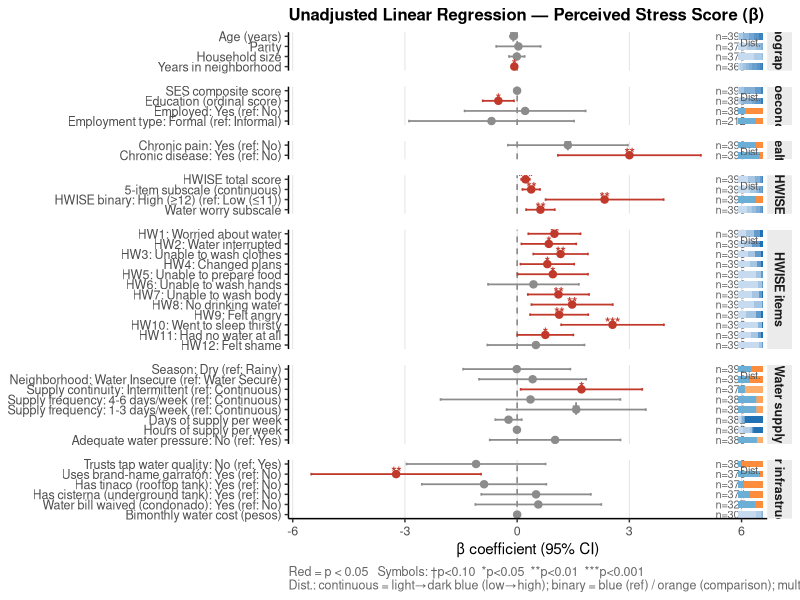
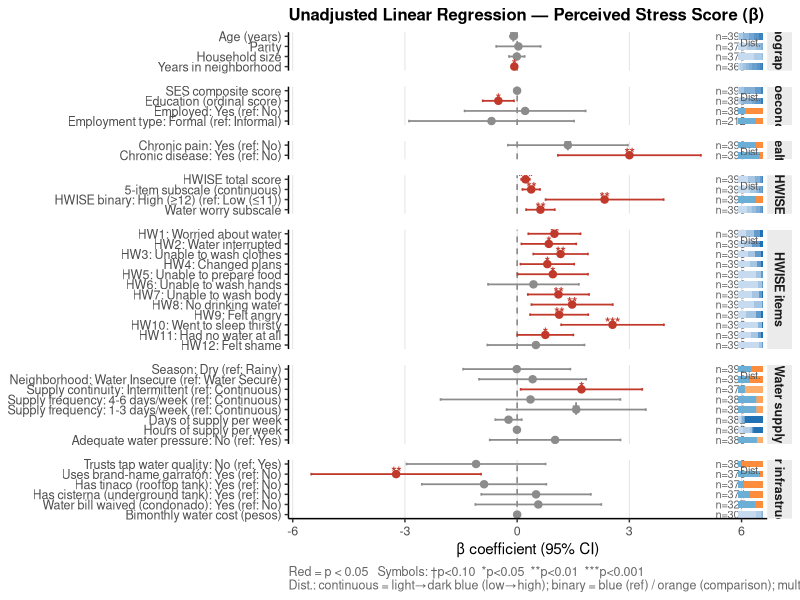

The R source for these figures, in order:
## ---- chunk 1
knitr::opts_chunk$set(echo = TRUE, message = FALSE, warning = FALSE)
library(dplyr)
library(tidyr)
library(stringr)
library(purrr)
library(broom)
library(ggplot2)

MISSING_CODES   <- c(999, 888, 777, 666, 555, 444, 333)
SENTINEL_STRINGS <- as.character(MISSING_CODES)

clean_for_table <- function(x) {
  x_num <- suppressWarnings(as.numeric(as.character(x)))
  ifelse(x_num %in% MISSING_CODES | is.na(x_num), NA, x_num)
}
is_sentinel_str <- function(x) str_trim(as.character(x)) %in% SENTINEL_STRINGS

sig_sym <- function(p) {
  case_when(p < 0.001 ~ "***", p < 0.01 ~ "**", p < 0.05 ~ "*",
            p < 0.1 ~ "\u2020", TRUE ~ "")
}

group_map <- c(
  Age = "Demographics", Parity = "Demographics",
  HH_size = "Demographics", Yrs_in_nbhd = "Demographics",
  SES_Score = "Socioeconomic", Edu_Score = "Socioeconomic",
  Employed = "Socioeconomic", Employment_type = "Socioeconomic",
  Chronic_pain = "Health", Chronic_dis = "Health",
  HWISE_Total = "HWISE", Water_5sub = "HWISE",
  HWISE_Hi = "HWISE", Water_worry = "HWISE",
  HW_Worry = "HWISE items", HW_Interr = "HWISE items",
  HW_Clothes = "HWISE items", HW_Plans = "HWISE items",
  HW_Food = "HWISE items", HW_Hands = "HWISE items",
  HW_Body = "HWISE items", HW_Drink = "HWISE items",
  HW_Angry = "HWISE items", HW_Sleep = "HWISE items",
  HW_None = "HWISE items", HW_Shame = "HWISE items",
  Season = "Water supply",
  W_WS_LOC_F = "Water supply", W_Continuity = "Water supply",
  W_Frequency = "Water supply", W_Days_week = "Water supply",
  W_Hrs_week = "Water supply", W_Pressure = "Water supply",
  W_Trust = "Water infrastructure", W_Garrafon_brand = "Water infrastructure",
  W_Has_tinaco = "Water infrastructure", W_Has_cisterna = "Water infrastructure",
  W_Bill_waived = "Water infrastructure", W_Cost_2mnths = "Water infrastructure"
)

group_order <- c("Demographics", "Socioeconomic", "Health",
                 "HWISE", "HWISE items", "Water supply", "Water infrastructure")

predictor_order <- c(
  Age = 1, Parity = 2, HH_size = 3, Yrs_in_nbhd = 4,
  SES_Score = 1, Edu_Score = 2, Employed = 3, Employment_type = 4,
  Chronic_pain = 1, Chronic_dis = 2,
  HWISE_Total = 1, Water_5sub = 2, HWISE_Hi = 3, Water_worry = 5,
  HW_Worry = 1, HW_Interr = 2, HW_Clothes = 3, HW_Plans = 4,
  HW_Food = 5, HW_Hands = 6, HW_Body = 7, HW_Drink = 8,
  HW_Angry = 9, HW_Sleep = 10, HW_None = 11, HW_Shame = 12,
  Season = 1, W_WS_LOC_F = 2, W_Continuity = 3, W_Frequency = 4,
  W_Days_week = 5, W_Hrs_week = 6, W_Pressure = 7,
  W_Trust = 1, W_Garrafon_brand = 2, W_Has_tinaco = 3, W_Has_cisterna = 4,
  W_Bill_waived = 5, W_Cost_2mnths = 6
)

pred_labels <- c(
  Age             = "Age (years)",
  Parity          = "Parity",
  HH_size         = "Household size",
  Yrs_in_nbhd    = "Years in neighborhood",
  Season          = "Season",
  SES_Score       = "SES composite score",
  Edu_Score       = "Education (ordinal score)",
  Employed        = "Employed",
  Employment_type = "Employment type",
  Chronic_pain    = "Chronic pain",
  Chronic_dis     = "Chronic disease",
  HWISE_Total     = "HWISE total score",
  Water_5sub      = "5-item subscale (continuous)",
  HWISE_Hi        = "HWISE binary",
  Water_worry     = "Water worry subscale",
  HW_Worry        = "HW1: Worried about water",
  HW_Interr       = "HW2: Water interrupted",
  HW_Clothes      = "HW3: Unable to wash clothes",
  HW_Plans        = "HW4: Changed plans",
  HW_Food         = "HW5: Unable to prepare food",
  HW_Hands        = "HW6: Unable to wash hands",
  HW_Body         = "HW7: Unable to wash body",
  HW_Drink        = "HW8: No drinking water",
  HW_Angry        = "HW9: Felt angry",
  HW_Sleep        = "HW10: Went to sleep thirsty",
  HW_None         = "HW11: Had no water at all",
  HW_Shame        = "HW12: Felt shame",
  W_WS_LOC_F       = "Neighborhood",
  W_Continuity     = "Supply continuity",
  W_Frequency      = "Supply frequency",
  W_Days_week      = "Days of supply per week",
  W_Hrs_week       = "Hours of supply per week",
  W_Pressure       = "Adequate water pressure",
  W_Trust          = "Trusts tap water quality",
  W_Garrafon_brand = "Uses brand-name garrafón",
  W_Has_tinaco     = "Has tinaco (rooftop tank)",
  W_Has_cisterna   = "Has cisterna (underground tank)",
  W_Bill_waived    = "Water bill waived (condonado)",
  W_Cost_2mnths    = "Bimonthly water cost (pesos)"
)

make_display_label <- function(predictor, term, label) {
  if (predictor == term) return(label)
  level <- gsub(predictor, "", term, fixed = TRUE)
  ref   <- ref_levels[predictor]
  if (!is.na(ref)) paste0(label, ": ", level, " (ref: ", ref, ")")
  else paste0(label, ": ", level)
}

prep_uv_dat <- function(outcome, v, data) {
  dat <- data[, c(outcome, v)]
  for (drop_lvl in c("Variable", "Other")) {
    if (v %in% c("W_Pressure", "W_Frequency", "W_Continuity") &&
        drop_lvl %in% levels(dat[[v]])) {
      dat <- dat[is.na(dat[[v]]) | dat[[v]] != drop_lvl, ]
      dat[[v]] <- droplevels(dat[[v]])
    }
  }
  dat[complete.cases(dat), ]
}

run_lm_uv <- function(outcome, predictors, data, labels) {
  map_dfr(predictors, function(v) {
    dat <- prep_uv_dat(outcome, v, data)
    fit <- tryCatch(lm(as.formula(paste(outcome, "~ .")), data = dat),
                   error = function(e) NULL)
    if (is.null(fit)) return(NULL)
    tidy(fit, conf.int = TRUE) %>%
      filter(term != "(Intercept)") %>%
      mutate(predictor = v, label = labels[v], AIC = AIC(fit), n = nrow(dat))
  })
}

pub_theme <- theme_classic(base_size = 11) +
  theme(
    plot.title         = element_text(face = "bold", size = 12),
    axis.text.y        = element_text(size = 9),
    axis.text.x        = element_text(size = 9),
    legend.position    = "none",
    strip.text         = element_text(face = "bold", size = 9),
    strip.background   = element_rect(fill = "grey92", colour = NA),
    panel.grid.major.x = element_line(colour = "grey88", linewidth = 0.3),
    plot.caption       = element_text(size = 9, colour = "grey40", hjust = 0)
  )
## ---- chunk 2
df <- read.csv("./data/03.Merged_Q1-6_Q16_Q19_Q26_Q28.csv",
               stringsAsFactors = FALSE, na.strings = c(""))

edu_levels <- c(
  "No formal education", "Incomplete primary (1–5 yrs)", "Complete primary",
  "Incomplete secondary (7–8 yrs)", "Complete secondary",
  "Incomplete high school (10–11 yrs)", "Complete high school",
  "Incomplete university (13–15 yrs)", "Complete university", "Postgraduate"
)

df_table <- df %>%
  mutate(
    Age         = clean_for_table(D_AGE),
    Yrs_in_nbhd = clean_for_table(D_LOC_TIME_CLEAN),
    HH_size     = clean_for_table(D_HH_SIZE),
    Parity      = clean_for_table(D_CHLD_CLEAN),
    Season      = factor(SEASON, levels = c(0, 1), labels = c("Rainy", "Dry")),
    Education   = factor(
      dplyr::recode(as.character(SES_EDU_CAT_CLEAN),
        "Incomplete primary"     = "Incomplete primary (1–5 yrs)",
        "Incomplete secondary"   = "Incomplete secondary (7–8 yrs)",
        "Incomplete high school" = "Incomplete high school (10–11 yrs)",
        "Incomplete university"  = "Incomplete university (13–15 yrs)"
      ),
      levels = edu_levels, ordered = TRUE
    ),
    SES_Score       = clean_for_table(SES_SC_Total),
    Edu_Score       = as.numeric(Education),
    Employed        = factor(clean_for_table(D_EMP_CLEAN),
                             levels = c(0, 1), labels = c("No", "Yes")),
    Employment_type = factor(clean_for_table(D_EMP_FORM_CLEAN),
                             levels = c(0, 1), labels = c("Informal", "Formal")),
    Chronic_pain    = factor(clean_for_table(HLTH_CPAIN_CAT),
                             levels = c(0, 1), labels = c("No", "Yes")),
    Chronic_dis     = factor(clean_for_table(HLTH_CDIS_CAT),
                             levels = c(0, 1), labels = c("No", "Yes")),
    HWISE_Total  = clean_for_table(HW_TOTAL),
    Water_worry  = clean_for_table(as.numeric(HW_WORRY_SUB)),
    Water_5sub   = clean_for_table(HW_MEX_5SUB),
    HWISE_Hi     = factor(
      case_when(
        is.na(clean_for_table(HW_TOTAL)) ~ NA_character_,
        clean_for_table(HW_TOTAL) <= 11  ~ "Low (\u226411)",
        TRUE                             ~ "High (\u226512)"
      ),
      levels = c("Low (\u226411)", "High (\u226512)")
    ),
    HW_Worry   = clean_for_table(HW_WORRY),
    HW_Interr  = clean_for_table(HW_INTERR),
    HW_Clothes = clean_for_table(HW_CLOTHES),
    HW_Plans   = clean_for_table(HW_PLANS),
    HW_Food    = clean_for_table(HW_FOOD),
    HW_Hands   = clean_for_table(HW_HANDS),
    HW_Body    = clean_for_table(HW_BODY),
    HW_Drink   = clean_for_table(HW_DRINK),
    HW_Angry   = clean_for_table(HW_ANGRY),
    HW_Sleep   = clean_for_table(HW_SLEEP),
    HW_None    = clean_for_table(HW_NONE),
    HW_Shame   = clean_for_table(HW_SHAME),
    PSS_Total  = clean_for_table(PSS_TOTAL)
  )

df_water <- df %>%
  mutate(
    W_Continuity = case_when(
      is_sentinel_str(MX3_CONT_INT) ~ NA_character_,
      str_detect(tolower(MX3_CONT_INT), "^contin") ~ "Continuous",
      str_detect(tolower(MX3_CONT_INT), "^intermi|cortan|deja") ~ "Intermittent",
      str_detect(tolower(MX3_CONT_INT), "disminu") ~ "Reduced pressure/flow",
      MX3_CONT_INT %in% c("", "N/A") | is.na(MX3_CONT_INT) ~ NA_character_,
      TRUE ~ "Other"
    ),
    W_Continuity = factor(W_Continuity,
      levels = c("Continuous", "Intermittent", "Reduced pressure/flow", "Other")),
    W_Freq_raw  = coalesce(MX4_WFREQ, MX4_W_FREQ),
    W_Frequency = case_when(
      is_sentinel_str(W_Freq_raw) ~ NA_character_,
      str_detect(tolower(W_Freq_raw), "^diari|every day") ~ "Daily",
      str_detect(tolower(W_Freq_raw), "^intermi") ~ "Intermittent",
      str_detect(tolower(W_Freq_raw), "1 a 3|1-3") ~ "1-3 days/week",
      str_detect(tolower(W_Freq_raw), "4 a 6|4-6") ~ "4-6 days/week",
      str_detect(tolower(W_Freq_raw), "^contin") ~ "Continuous",
      W_Freq_raw %in% c("", "N/A") | is.na(W_Freq_raw) ~ NA_character_,
      TRUE ~ "Other"
    ),
    W_Frequency = factor(W_Frequency,
      levels = c("Continuous", "Daily", "4-6 days/week", "1-3 days/week",
                 "Intermittent", "Other")),
    W_Hrs_week = suppressWarnings(
      ifelse(is_sentinel_str(MX5_WFREQ_HRS_PER_WEEK), NA,
             as.numeric(str_extract(MX5_WFREQ_HRS_PER_WEEK, "^[0-9\\.]+")))
    ),
    W_Hrs_week  = ifelse(W_Hrs_week %in% MISSING_CODES | W_Hrs_week > 168, NA, W_Hrs_week),
    W_Days_week = suppressWarnings(
      ifelse(is_sentinel_str(MX5_WFREQ_NDAYS), NA,
             as.numeric(str_extract(MX5_WFREQ_NDAYS, "^[0-9]+")))
    ),
    W_Days_week  = ifelse(W_Days_week %in% MISSING_CODES | W_Days_week > 7, NA, W_Days_week),
    W_Pressure   = case_when(
      is_sentinel_str(MX6_WPRESS) ~ NA_character_,
      str_detect(tolower(MX6_WPRESS), "^s[ií]|^yes|^buena|^bien") ~ "Yes",
      str_detect(tolower(MX6_WPRESS), "^no|^baja|^poca") ~ "No",
      MX6_WPRESS %in% c("", "N/A") | is.na(MX6_WPRESS) ~ NA_character_,
      TRUE ~ "Variable"
    ),
    W_Pressure = factor(W_Pressure, levels = c("Yes", "No", "Variable")),
    W_WS_LOC_F = factor(W_WS_LOC, levels = c("WS", "WI"),
                        labels = c("Water Secure", "Water Insecure")),
    W_Trust = factor(
      case_when(is.na(MX8_TRUST_CAT) ~ NA_character_,
                MX8_TRUST_CAT == 0 ~ "No", MX8_TRUST_CAT == 1 ~ "Yes",
                TRUE ~ NA_character_),
      levels = c("Yes", "No")),
    W_Garrafon_brand = factor(
      case_when(is.na(MX9_GARRAFON_BRAND) ~ NA_character_,
                MX9_GARRAFON_BRAND == 1 ~ "Yes", TRUE ~ "No"),
      levels = c("No", "Yes")),
    W_Has_tinaco = factor(
      case_when(is.na(MX10_HAS_TINACO) ~ NA_character_,
                MX10_HAS_TINACO == 1 ~ "Yes", TRUE ~ "No"),
      levels = c("No", "Yes")),
    W_Has_cisterna = factor(
      case_when(is.na(MX10_HAS_CISTERNA) ~ NA_character_,
                MX10_HAS_CISTERNA == 1 ~ "Yes", TRUE ~ "No"),
      levels = c("No", "Yes")),
    W_Bill_waived = factor(
      case_when(is.na(MX11_BILL_WAIVED) ~ NA_character_,
                MX11_BILL_WAIVED == 1 ~ "Yes", TRUE ~ "No"),
      levels = c("No", "Yes")),
    W_Cost_2mnths = {
      x <- suppressWarnings(as.numeric(as.character(MX11_COST_2MNTHS)))
      ifelse(is.na(x), NA_real_, x)
    }
  )

df_reg <- df_table %>%
  mutate(
    EMO_NEG = {
      r <- suppressWarnings(as.numeric(as.character(df$MX26_EM_HHW_CAT)))
      r <- ifelse(r %in% MISSING_CODES, NA, r)
      case_when(r == 0 ~ 0L, r == 1 ~ 1L, TRUE ~ NA_integer_)
    },
    W_WS_LOC_F       = df_water$W_WS_LOC_F,
    W_Continuity     = df_water$W_Continuity,
    W_Frequency      = df_water$W_Frequency,
    W_Days_week      = df_water$W_Days_week,
    W_Hrs_week       = df_water$W_Hrs_week,
    W_Pressure       = df_water$W_Pressure,
    W_Trust          = df_water$W_Trust,
    W_Garrafon_brand = df_water$W_Garrafon_brand,
    W_Has_tinaco     = df_water$W_Has_tinaco,
    W_Has_cisterna   = df_water$W_Has_cisterna,
    W_Bill_waived    = df_water$W_Bill_waived,
    W_Cost_2mnths    = df_water$W_Cost_2mnths
  )

ref_levels <- sapply(names(df_reg), function(v) {
  x <- df_reg[[v]]
  if (is.factor(x)) levels(x)[1] else NA_character_
})
## ---- chunk 3
hwise_items <- c("HW_Worry", "HW_Interr", "HW_Clothes", "HW_Plans", "HW_Food",
                 "HW_Hands", "HW_Body", "HW_Drink", "HW_Angry", "HW_Sleep",
                 "HW_None", "HW_Shame")

pss_predictors <- c(
  "Age", "Parity", "HH_size", "Yrs_in_nbhd",
  "SES_Score", "Edu_Score", "Employed", "Employment_type",
  "Chronic_pain", "Chronic_dis",
  "HWISE_Total", "Water_5sub", "HWISE_Hi", "Water_worry",
  "Season", "W_WS_LOC_F", "W_Continuity", "W_Frequency",
  "W_Days_week", "W_Hrs_week", "W_Pressure",
  "W_Trust", "W_Garrafon_brand", "W_Has_tinaco", "W_Has_cisterna",
  "W_Bill_waived", "W_Cost_2mnths"
)
pss_predictors_fp <- append(pss_predictors, hwise_items,
                             after = which(pss_predictors == "Water_worry"))

pss_results <- run_lm_uv("PSS_Total", pss_predictors_fp, df_reg, pred_labels) %>%
  mutate(
    group         = group_map[predictor],
    group         = factor(group, levels = group_order),
    var_order     = predictor_order[predictor],
    display_label = mapply(make_display_label, predictor, term, label)
  ) %>%
  arrange(group, var_order)

plot_df_pss <- pss_results %>%
  mutate(
    label_full = factor(display_label, levels = rev(unique(display_label))),
    sig        = sig_sym(p.value),
    n_label    = paste0("n=", n)
  )
## ---- chunk 4
# ── Sparkline helper ──────────────────────────────────────────────────────────
make_spark_tiles <- function(predictor_name, label_full_val, group_val,
                              df_data, x_start, x_width, bins_cont = 7) {
  var <- df_data[[predictor_name]]

  if (is.factor(var) || is.character(var)) {
    var_f <- if (is.factor(var)) var else factor(var)
    tab   <- table(na.omit(droplevels(var_f)))
    if (length(tab) == 0) return(NULL)
    props <- as.numeric(tab) / sum(tab)
    n_lvl <- length(props)
    pal   <- if (n_lvl == 2) {
      c("#6baed6", "#fd8d3c")
    } else {
      colorRampPalette(c("#6baed6", "#fdae6b", "#fd8d3c"))(n_lvl)
    }
    cuml  <- c(0, cumsum(props))
  } else {
    vals <- na.omit(as.numeric(var))
    if (length(vals) < 5) return(NULL)
    h    <- hist(vals, breaks = bins_cont, plot = FALSE)
    props <- h$counts / sum(h$counts)
    n_lvl <- length(props)
    pal   <- colorRampPalette(c("#c6dbef", "#2171b5"))(n_lvl)
    cuml  <- c(0, cumsum(props))
  }

  tibble(
    label_full = label_full_val,
    group      = group_val,
    x_center   = x_start + (cuml[-length(cuml)] + diff(cuml) / 2) * x_width,
    seg_width  = diff(cuml) * x_width,
    fill_color = pal
  )
}

# ── Compute sparkline x positions (just right of existing n= labels) ──────────
x_max_ci      <- max(plot_df_pss$conf.high, na.rm = TRUE)
x_n_label_pos <- x_max_ci * 1.08          # mirrors existing geom_text x
x_spark_start <- x_max_ci * 1.20          # small gap after n= text
x_spark_width <- x_max_ci * 0.14          # total width of the spark bar
x_axis_end    <- x_spark_start + x_spark_width * 1.15  # axis limit

# ── Build tiles for every row ─────────────────────────────────────────────────
spark_df_pss <- pmap_dfr(
  list(
    predictor  = plot_df_pss$predictor,
    label_full = as.character(plot_df_pss$label_full),
    group      = as.character(plot_df_pss$group)
  ),
  function(predictor, label_full, group) {
    make_spark_tiles(predictor, label_full, group,
                     df_reg, x_spark_start, x_spark_width)
  }
) %>%
  mutate(
    label_full = factor(label_full, levels = levels(plot_df_pss$label_full)),
    group      = factor(group, levels = group_order)
  )
## ---- chunk 5
p_pss_spark <- ggplot(plot_df_pss,
                      aes(x = estimate, y = label_full,
                          colour = p.value < 0.05)) +
  # ── original forest layers ─────────────────────────────────────────────────
  geom_vline(xintercept = 0, linetype = "dashed",
             colour = "grey50", linewidth = 0.5) +
  geom_errorbarh(aes(xmin = conf.low, xmax = conf.high),
                 height = 0.25, linewidth = 0.6) +
  geom_point(size = 2.2) +
  geom_text(aes(label = sig), nudge_y = 0.25, size = 3.5,
            fontface = "bold", show.legend = FALSE) +
  # n= label (unchanged position)
  geom_text(aes(x = x_n_label_pos, label = n_label),
            size = 2.8, colour = "grey40", hjust = 0) +
  # ── sparkline tiles ────────────────────────────────────────────────────────
  geom_tile(
    data        = spark_df_pss,
    aes(y       = label_full,
        x       = x_center,
        fill    = fill_color,
        width   = seg_width),
    height      = 0.65,
    inherit.aes = FALSE
  ) +
  # ── "Dist." header — rendered in every facet strip via geom_text on a
  #    small helper dataset placed at a high y value (Inf clips nicely) ──────
  geom_text(
    data = tibble(
      group      = factor(group_order, levels = group_order),
      label_full = factor(NA_character_, levels = levels(plot_df_pss$label_full))
    ),
    aes(x = x_spark_start + x_spark_width / 2, y = Inf,
        label = "Dist."),
    inherit.aes = FALSE,
    vjust = 1.8, size = 2.8, colour = "grey35"
  ) +
  # ── scales & facets ────────────────────────────────────────────────────────
  facet_grid(group ~ ., scales = "free_y", space = "free_y") +
  scale_colour_manual(values = c("FALSE" = "grey55", "TRUE" = "#c0392b")) +
  scale_fill_identity() +
  scale_x_continuous(
    expand = expansion(mult = c(0.05, 0)),
    limits = c(NA, x_axis_end)
  ) +
  scale_y_discrete(expand = expansion(add = 0.4)) +
  labs(
    title   = "Unadjusted Linear Regression — Perceived Stress Score (β)",
    caption = paste0(
      "Red = p < 0.05   Symbols: \u2020p<0.10  *p<0.05  **p<0.01  ***p<0.001\n",
      "Dist.: continuous = light\u2192dark blue (low\u2192high); ",
      "binary = blue (ref) / orange (comparison); ",
      "multi-level = blue\u2192orange gradient."
    ),
    x = "\u03b2 coefficient (95% CI)",
    y = NULL
  ) +
  pub_theme +
  theme(panel.spacing = unit(0.8, "lines"))

p_pss_spark
## ---- chunk 6
ggsave(
  "./output/figures/06z.Unadj_coef_PSS_sparklines.png",
  plot   = p_pss_spark,
  width  = 10.5, height = 11, dpi = 300, bg = "white"
)
cat("Saved: ./output/figures/06z.Unadj_coef_PSS_sparklines.png\n")
